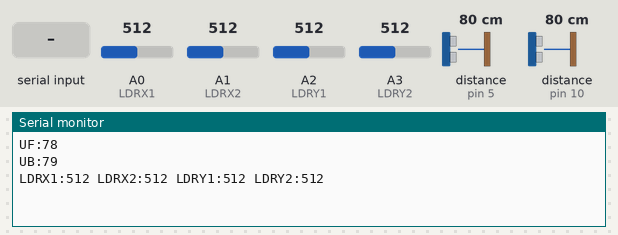
A sketch run on a simulated Arduino Uno, built with avr-gcc and run on an emulated ATmega328P. On the bench: the last lines printed to the serial monitor. Wiring (inferred from the names in the program): 2 × ultrasonic range finder: trigger pin 6, echo pin 5 / trigger pin 11, echo pin 10. The test bench sets the inputs (shaded band); at power-on: distance to the obstacle (sensors on pin 5, pin 10) 80 cm, A0 (LDRX1) = 512, A1 (LDRX2) = 512, A2 (LDRY1) = 512, A3 (LDRY2) = 512. The echo pulse lasts 58.3 µs per cm.

Above: at 2.0 s.
2.1 s: "1\n" received over Serial
At 3.8 s:
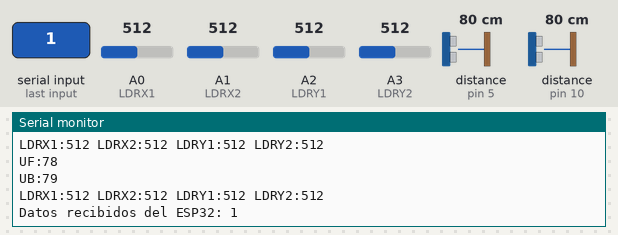
4.5 s: distance to the obstacle (sensor on pin 5) set to 2 cm
At 5.8 s:
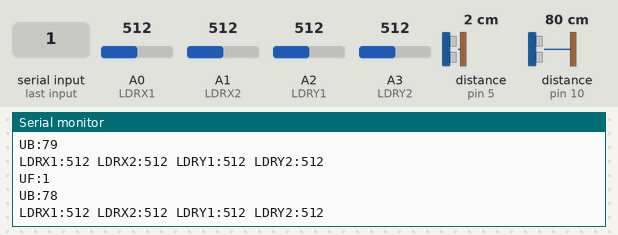
6.0 s: distance to the obstacle (sensor on pin 10) set to 2 cm
At 6.7 s:
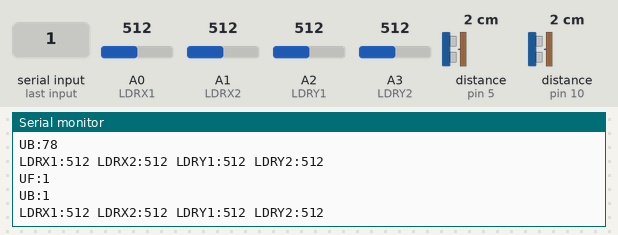
7.5 s: A0 (LDRX1) set to 716
At 8.8 s:
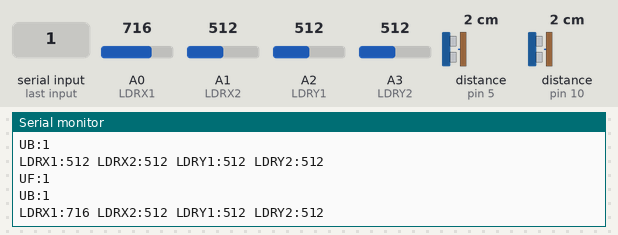
9.0 s: A1 (LDRX2) set to 716
At 9.8 s:
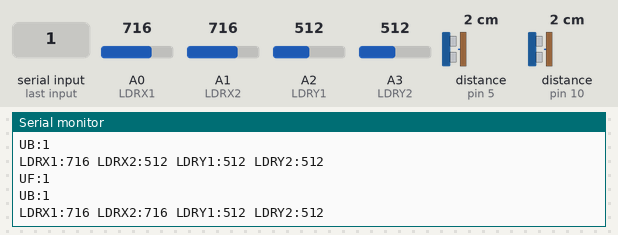
10.5 s: A2 (LDRY1) set to 716
At 11.7 s:
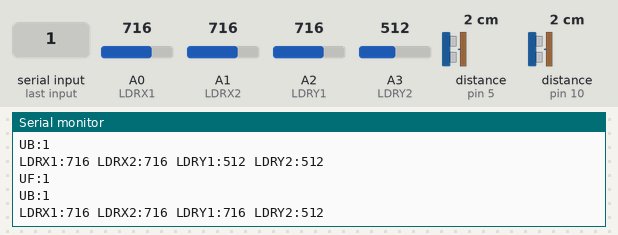
Timing chart, 0 to 13.0 s (numbered marks = the images above; inputs shaded):
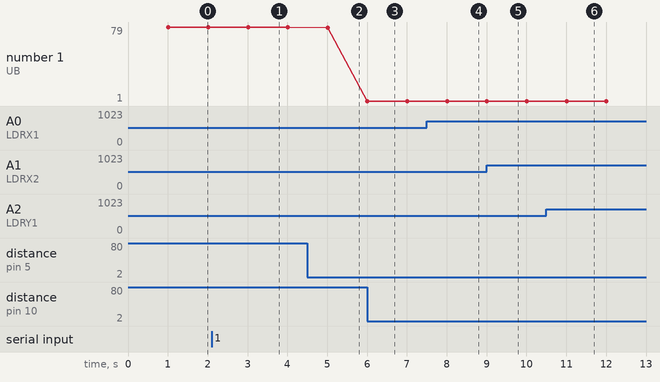

Measured:
- after the input at 2.1 s, the serial monitor: prints a new line after 0.96 s (image 1)
- after the input at 4.5 s, the serial monitor: prints a new line after 0.50 s (image 2)
- after the input at 6.0 s, the serial monitor: prints a new line at once (image 3)
- after the input at 7.5 s, the serial monitor: prints a new line after 0.51 s (image 4)
- after the input at 9.0 s, the serial monitor: prints a new line at once (image 5)
- after the input at 10.5 s, the serial monitor: prints a new line after 0.51 s (image 6)

The sketch:

arduinocodepruebaavanzada.ino
```cpp
// Sensores de proximidad
int HCSR_FrontalEcho = 5;
int HCSR_FrontalTrigger = 6;
int HCSR_TraseroEcho = 10;
int HCSR_TraseroTrigger = 11;

// Fotoresistencias
int LDRX1 = A0;
int LDRX2 = A1;
int LDRY1 = A2;
int LDRY2 = A3;

// Sensor de humedad
int SensorHumedad = A4;
bool humedadActiva = false; // Flag para controlar el sensor de humedad

// Variables de tiempo para cada sensor

unsigned long previousMillisUltrasonidoFrontal = 0;
unsigned long previousMillisUltrasonidoTrasero = 0;
unsigned long previousMillisLDR = 0;
unsigned long previousMillisHumedad = 0;
unsigned long previousMillisRecepcion = 0;

const long intervalUltrasonidoFrontal = 1000;
const long intervalUltrasonidoTrasero = 1000;
const long intervalLDR = 1000;
const long intervalHumedad = 1000;
const long intervalRecepcion = 1000;

void setup()
{
  Serial.begin(9600);


  pinMode(HCSR_FrontalTrigger, OUTPUT);
  pinMode(HCSR_FrontalEcho, INPUT);
  pinMode(HCSR_TraseroTrigger, OUTPUT);
  pinMode(HCSR_TraseroEcho, INPUT);


  pinMode(LDRX1, INPUT);
  pinMode(LDRX2, INPUT);
  pinMode(LDRY1, INPUT);
  pinMode(LDRY2, INPUT);

  pinMode(SensorHumedad, INPUT);
}

void loop()
{
  unsigned long currentMillis = millis();

  // Leer el sensor de ultrasonido frontal cada 1 segundo
  if (currentMillis - previousMillisUltrasonidoFrontal >= intervalUltrasonidoFrontal)
  {
    previousMillisUltrasonidoFrontal = currentMillis;
    long DistanciaFrontal = leerUltrasonido(HCSR_FrontalTrigger, HCSR_FrontalEcho);
    Serial.println("UF:" + String(DistanciaFrontal));
  }

  // Leer el sensor de ultrasonido trasero cada 1 segundo
  if (currentMillis - previousMillisUltrasonidoTrasero >= intervalUltrasonidoTrasero)
  {
    previousMillisUltrasonidoTrasero = currentMillis;
    long DistanciaTrasera = leerUltrasonido(HCSR_TraseroTrigger, HCSR_TraseroEcho);
    Serial.println("UB:" + String(DistanciaTrasera));
  }

  // Leer las fotoresistencias cada 1 segundo
  if (currentMillis - previousMillisLDR >= intervalLDR)
  {
    previousMillisLDR = currentMillis;
    leerLDRs();
  }

  // Leer el sensor de humedad cada 1 segundo (solo si está activo)
  if (humedadActiva && (currentMillis - previousMillisHumedad >= intervalHumedad))
  {
    previousMillisHumedad = currentMillis;
    int LecturaHumedad = analogRead(SensorHumedad);
    Serial.println("LH:" + String(LecturaHumedad));
  }

  // Leer datos recibidos desde el ESP32 de manera asíncrona
  if (currentMillis - previousMillisRecepcion >= intervalRecepcion)
  {
    previousMillisRecepcion = currentMillis;
    leerDatosESP32();
  }
}

// Función para leer la distancia de un sensor de ultrasonido
long leerUltrasonido(int triggerPin, int echoPin)
{
  digitalWrite(triggerPin, LOW);
  delayMicroseconds(2);
  digitalWrite(triggerPin, HIGH);
  delayMicroseconds(10);
  digitalWrite(triggerPin, LOW);

  long duracion = pulseIn(echoPin, HIGH);
  long distancia = duracion * 0.034 / 2;

  return distancia;
}

// Función para leer las fotoresistencias (LDRs)
void leerLDRs()
{
  int LDRX1Value = analogRead(LDRX1);
  int LDRX2Value = analogRead(LDRX2);
  int LDRY1Value = analogRead(LDRY1);
  int LDRY2Value = analogRead(LDRY2);

  // Enviar los valores leídos
  Serial.println("LDRX1:" + String(LDRX1Value) +
                 " LDRX2:" + String(LDRX2Value) +
                 " LDRY1:" + String(LDRY1Value) +
                 " LDRY2:" + String(LDRY2Value));
}

// Función para leer datos enviados desde el ESP32
void leerDatosESP32()
{
  if (Serial.available() > 0)
  {
    String datosRecibidos = Serial.readStringUntil('\n'); // Lee datos hasta el salto de línea
    Serial.println("Datos recibidos del ESP32: " + datosRecibidos);

    // Verificar si el comando recibido es "lectorDeHumedadActivo"
    if (datosRecibidos == "lectorDeHumedadActivo")
    {
      humedadActiva = true;
      Serial.println("Sensor de humedad activado.");
    }
    // Verificar si el comando recibido es "lectorDeHumedadInactivo"
    else if (datosRecibidos == "lectorDeHumedadInactivo")
    {
      humedadActiva = false;
      Serial.println("Sensor de humedad desactivado.");
    }
  }
}
```
